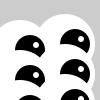
Frame 1 (no input)
Frame 60 (the mouse pressed at the canvas centre just before this capture): identical to frame 1, image omitted
Frame 120 (the mouse held since frame 60 and released just before this capture): identical to frame 1, image omitted

The Processing sketch that drew this single still picture (run headless with seeded random() and noise(); from frame 60 on, the mouse is pressed at the canvas centre):

// Processing sketch: lab06_eyes
// ── lab06_eyes.pde
void setup()
{
   size(100,100);
   noStroke();
}

void draw()
{
   background(204);
   eye(65,44);
   eye(20,50);
   eye(65,74);
   eye(20,80);
   eye(65,104);
   eye(20,110);
}

void eye(int x, int y)
{
   fill(255);
   ellipse(x,y,60,60); 
   fill(0);
   ellipse(x+10, y, 30, 30);  
   fill(255);
   ellipse(x+16, y-5, 6, 6);  
}
